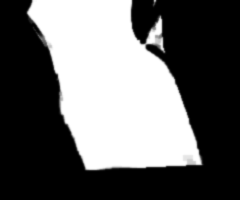
#> input picture dev/art/necklace-square/out/t1_skinmask.png, 240 x 200 px; its folder holds only this picture in this run
$ python hsize.py ../necklace-square/out/t1_skinmask.png
#> lines starting #> are read from the running program, lines starting #| are printed output that depends on the picture
### dev/figwork/porcrop.py
#!/usr/bin/env python3
"""porcrop.py — make the portrait crop (por-*.webp, 384x506) from a full-body figure (fig-*.webp).

Face-centred: OpenCV haar face (+eyes) detection on the head area of the figure, with an
alpha-silhouette fallback. Eyes land at ~40% from the top, face centred horizontally,
head + shoulders/upper chest visible, face never touching the edge.

  python3 dev/figwork/porcrop.py img/fig-consort-c01-t1-a18.webp            # writes img/por-consort-c01-t1-a18.webp
  python3 dev/figwork/porcrop.py --out /tmp/p img/fig-*.webp                 # write elsewhere
  python3 dev/figwork/porcrop.py --src-scale 2.1 big_cut.png --name fig-...  # from a full-res cut
Needs: pip install "opencv-python-headless==4.10.0.84" (4.x ships the haar files; 5.x does not).
"""
import sys, os, io, argparse, json
import numpy as np
from PIL import Image

W_OUT, H_OUT = 384, 506
EYE_Y = 0.40          # eye line, fraction of the frame height from the top
FACE_W = 0.36         # face width as fraction of the frame width (=> frame ~2.8 face widths)

_cv = None
def cv():
    global _cv
    if _cv is None:
        import cv2
        d = cv2.data.haarcascades
        _cv = (cv2, cv2.CascadeClassifier(d + "haarcascade_frontalface_alt2.xml"),
               cv2.CascadeClassifier(d + "haarcascade_frontalface_default.xml"),
               cv2.CascadeClassifier(d + "haarcascade_eye.xml"))
    return _cv

def silhouette_head(a):
    """head centre x and top y from alpha (fallback)"""
    h, w = a.shape
    rows = np.nonzero((a > 128).sum(1) > 2)[0]
    top = rows[0] if len(rows) else 0
    xs = []
    for y in range(int(top + h * 0.03), int(top + h * 0.11), 2):
        r = np.nonzero(a[y] > 128)[0]
        if len(r): xs.append((r[0] + r[-1]) / 2)
    cx = float(np.median(xs)) if xs else w / 2
    return cx, top

def find_face(im):
    """returns (cx, eye_y, face_w, how) in figure pixels"""
    A = np.asarray(im.convert("RGBA"))
    a = A[..., 3]; h, w = a.shape
    cx0, top = silhouette_head(a)
    # composite on mid-grey, search the head band only
    rgb = A[..., :3].astype(np.float32); al = a[..., None] / 255.0
    comp = (rgb * al + 128 * (1 - al)).astype(np.uint8)
    y1 = min(h, int(top + h * (0.30 if h / max(w, 1) < 2.6 else 0.22)))
    band = comp[top:y1]
    cv2, f1, f2, eye = cv()
    s = 360.0 / max(1, band.shape[1]) if band.shape[1] < 360 else 1.0
    g = cv2.cvtColor(band, cv2.COLOR_RGB2GRAY)
    if s != 1.0: g = cv2.resize(g, None, fx=s, fy=s, interpolation=cv2.INTER_CUBIC)
    g = cv2.equalizeHist(g)
    minf = int(g.shape[1] * 0.10)
    faces = []
    for det in (f1, f2):
        r = det.detectMultiScale(g, scaleFactor=1.05, minNeighbors=4, minSize=(minf, minf))
        if len(r): faces = list(r); break
    if faces:
        # prefer big faces near the silhouette head centre
        def rank(f):
            x, y, fw, fh = f
            return fw - 0.6 * abs((x + fw / 2) / s - cx0)
        x, y, fw, fh = max(faces, key=rank)
        fx, fy, fW, fH = x / s, y / s + top, fw / s, fh / s
        # eyes inside the upper part of the face box
        roi = g[y:y + int(fh * 0.6), x:x + fw]
        es = eye.detectMultiScale(roi, scaleFactor=1.05, minNeighbors=5, minSize=(max(4, fw // 8),) * 2)
        es = [e for e in es if e[1] + e[3] / 2 < fh * 0.6 and e[2] < fw * 0.45]
        if len(es) >= 2:
            es = sorted(es, key=lambda e: -e[2])[:2]
            ey = np.mean([e[1] + e[3] / 2 for e in es]) / s + fy
            ex = np.mean([e[0] + e[2] / 2 for e in es]) / s + fx
            return float(ex), float(ey), float(fW), "eyes"
        return float(fx + fW / 2), float(fy + fH * 0.45), float(fW), "face"
    # fallback: typical head proportions from the silhouette
    ws = []
    for y in range(int(top + h * 0.02), int(top + h * 0.16), 2):
        r = np.nonzero(a[y] > 128)[0]
        if len(r): ws.append(r[-1] - r[0])
    hw = float(np.percentile(ws, 85)) if ws else h * 0.1      # head (+hair) width
    fW = hw * 0.62
    return float(cx0), float(top + hw * 0.90), float(fW), "sil"

# [38 lines left out: functions crop, save_webp, make, not called in this run]

# [11 lines that do not run on import are left out]

### dev/art/m05fix/lib.py
# lib.py — m05 huadian fix helpers (face via porcrop.find_face)
import sys,os,io,numpy as np
from PIL import Image,ImageDraw,ImageFont
WT="/home/user/cung-tuong-mong/.claude/worktrees/agent-a8fc7f5e0876349f1"
sys.path.insert(0,WT+"/dev/figwork/maidC")
from porcrop import find_face
H=os.path.dirname(os.path.abspath(__file__))
BG=(236,231,224)
AGES=["a18","a26","a36","a51"]
def src(fn,orig=False):
    p=f"{H}/out/{fn}"
    return p if (not orig and os.path.exists(p)) else f"{H}/orig/{fn}"
def comp(im,bg=BG):
    b=Image.new("RGBA",im.size,bg+(255,)); b.alpha_composite(im.convert("RGBA")); return b.convert("RGB")
# [10 lines left out: functions ccrop, save_webp, not called in this run]
F=lambda n: ImageFont.truetype("/usr/share/fonts/truetype/dejavu/DejaVuSans-Bold.ttf",n)
def fh_crop(path,S=256,z=0.9,up=0.35):
    im=Image.open(path).convert("RGBA"); cx,ey,fw,_=find_face(im)
    c,_=ccrop(im,cx,ey-fw*up,fw*z); return c.resize((S,S),Image.LANCZOS)

### dev/art/m05fix/hsize.py
# hsize.py FILES... : measure the huadian (forehead mark) width/height relative to face width fw (porcrop.find_face)
#   window on the lower forehead, upscaled x4; background = big median blur; mark = clear colour/brightness deviation
#   from that background (not hair/brows: L>100). Largest blob near the window centre + touching blobs.
import sys,os,numpy as np,cv2
from PIL import Image
from lib import find_face,comp
TH=float(os.environ.get("TH","9"))
def measure(path,dbg=None,face=None):
#> called with path = '../necklace-square/out/t1_skinmask.png'
    im=Image.open(path).convert("RGBA"); cx,ey,fw=(face or find_face(im)[:3])
#> after `cx, ey, fw = face or find_face(im)[:3]`: cx = 119.5; ey = 215.1; fw = 148.2
    x0,x1=int(cx-0.36*fw),int(cx+0.36*fw); y0,y1=int(ey-0.55*fw),int(ey-0.02*fw)
#> after `x0, x1 = (int(cx - 0.36 * fw), int(cx + 0.36 * fw))`: x0 = 66; x1 = 172
#> after `y0, y1 = (int(ey - 0.55 * fw), int(ey - 0.02 * fw))`: y0 = 133; y1 = 212
    rgb=np.asarray(comp(im))[max(0,y0):y1,max(0,x0):x1]
#> in comp, `b = Image.new('RGBA', im.size, bg + (255,))`:
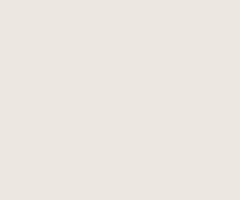
#> b: PIL image 240x200 RGBA; mean R, G, B, A 236, 231, 224, 255
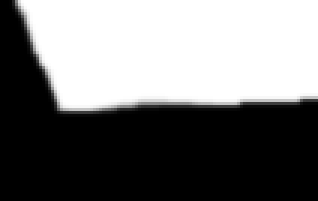
#> rgb: shape (67, 106, 3) (shown 3 times larger); min 0, max 255, mean 117.6
    S=4; rgb=cv2.resize(rgb,None,fx=S,fy=S,interpolation=cv2.INTER_CUBIC)
    lab=cv2.cvtColor(rgb,cv2.COLOR_RGB2LAB).astype(np.float32)
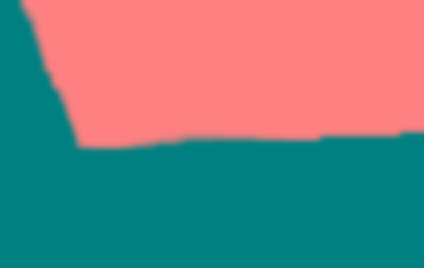
#> lab: shape (268, 424, 3) float32; mean R, G, B 117.8, 128, 128
    k=int(0.30*fw*S)|1
#> k = 177
    bg=np.dstack([cv2.medianBlur(np.clip(lab[...,i],0,255).astype(np.uint8),min(k,255)).astype(np.float32) for i in range(3)])
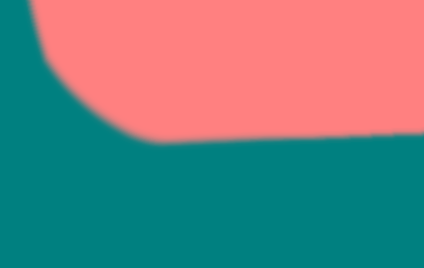
#> bg: shape (268, 424, 3) float32; mean R, G, B 112, 128, 128
    d=np.sqrt((lab[...,1]-bg[...,1])**2+(lab[...,2]-bg[...,2])**2)
#> d: shape (268, 424) float32; every value is 0
    ch=np.hypot(lab[...,1]-128,lab[...,2]-128); chb=np.hypot(bg[...,1]-128,bg[...,2]-128)
    dl=np.abs(lab[...,0]-bg[...,0])
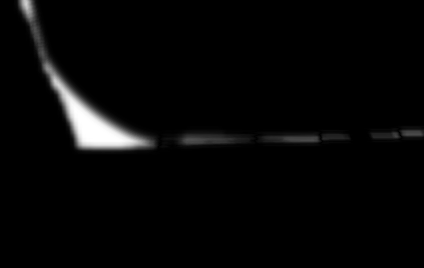
#> dl: shape (268, 424) float32; min 0, max 255, mean 6.8
    m=((((d>TH)&(ch>chb+5))|((dl>float(os.environ.get('TL','16')))&(d>4)))&(lab[...,0]>90)&(bg[...,0]>160)).astype(np.uint8)
#> m: shape (268, 424); every value is 0
    m=cv2.morphologyEx(m,cv2.MORPH_OPEN,np.ones((3,3),np.uint8)); m=cv2.morphologyEx(m,cv2.MORPH_CLOSE,np.ones((5,5),np.uint8))
    n,lbl,st,cen=cv2.connectedComponentsWithStats(m)
#> n = 1; st = [[0, 0, 424, 268, 113632]]; cen = [[211.5, 133.5]]
    H,W=m.shape; c=(W/2,H*0.57); best=None; F=fw*S
#> after `H, W = m.shape`: H = 268; W = 424
#> after `c = (W / 2, H * 0.57)`: c = (212, 152.8)
#> after `F = fw * S`: F = 592.7
    for i in range(1,n):
        x,y,w,h,a=st[i]
        if a<20 or y<=1 or x<=1 or x+w>=W-1: continue
        if np.hypot(cen[i][0]-c[0],cen[i][1]-c[1])>0.25*F: continue
        if best is None or a>best[4]: best=(x,y,w,h,a)
    if best is None: return 0.0,0.0,fw
    bx0,by0,bx1,by1=best[0],best[1],best[0]+best[2],best[1]+best[3]
    for _ in range(2):
        for i in range(1,n):
            X,Y,Wd,Hd,A=st[i]
            if A<15 or Y<=1 or X<=1 or X+Wd>=W-1: continue
            g=0.04*F
            if X<bx1+g and X+Wd>bx0-g and Y<by1+g and Y+Hd>by0-g:
                bx0,by0,bx1,by1=min(bx0,X),min(by0,Y),max(bx1,X+Wd),max(by1,Y+Hd)
    if dbg:
        o=rgb.copy(); cv2.rectangle(o,(int(bx0),int(by0)),(int(bx1),int(by1)),(0,255,0),2); Image.fromarray(o).save(dbg)
    return (bx1-bx0)/F,(by1-by0)/F,fw
if __name__=="__main__":
    for p in sys.argv[1:]:
        w,h,fw=measure(p); print(f"{os.path.basename(p)} {w:.3f} {h:.3f} fw={fw:.0f}")
#> after `w, h, fw = measure(p)`: w = 0; h = 0; fw = 148.2
